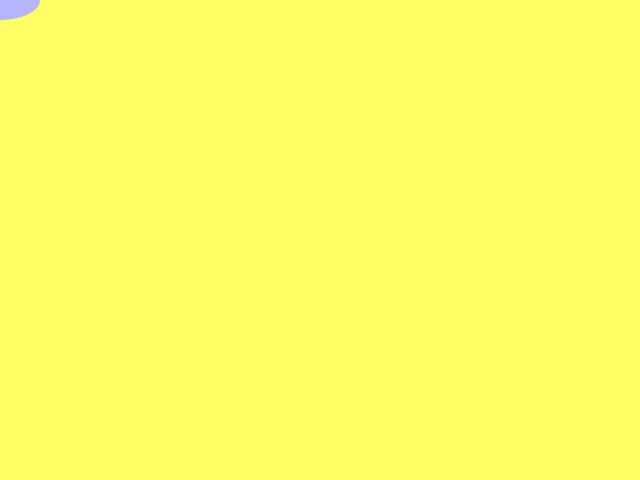
Frame 1 (no input)
Frame 60 (the mouse pressed at the canvas centre just before this capture): identical to frame 1, image omitted
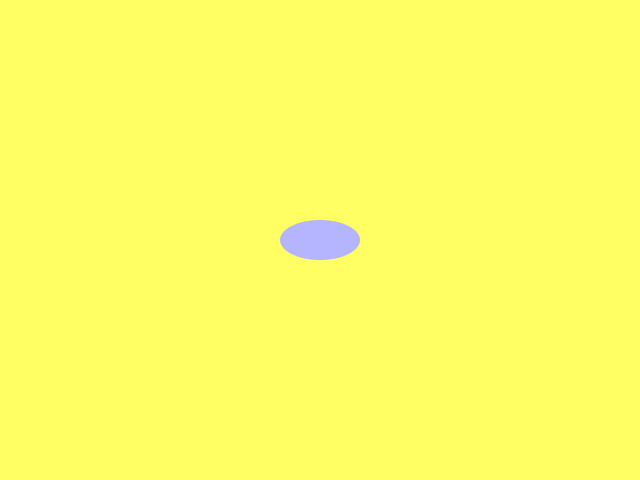
Frame 120 (the mouse held since frame 60 and released just before this capture)

The Processing sketch that drew these frames (run headless with seeded random() and noise(); from frame 60 on, the mouse is pressed at the canvas centre):

// Processing sketch: bg
// ── bg.pde
void setup() {
  size(640, 480);
  background(255,255,100);
}

void draw() {
 background(255,255,100);
 
  float x = mouseX;
  float y = mouseY;
  float xDiameter = 80;
  float yDiameter = 40;
  
  noStroke();
  fill(180, 180, 255);
  ellipse(x, y, xDiameter, yDiameter);
}
